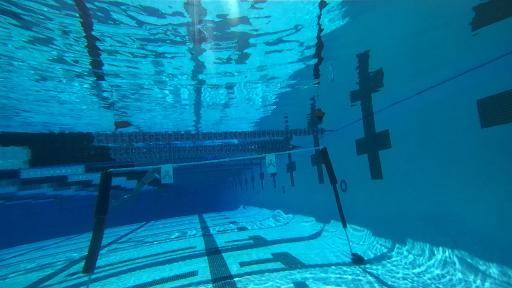
#> input picture vision/images/1.jpg, 512 x 288 px, found by its file name; its folder holds 4 pictures in this run
$ python image_resizer.py
#> lines starting #> are read from the running program, lines starting #| are printed output that depends on the picture
import cv2
import os

def resize_images_preserve_names(input_dir, output_dir, target_size=(640, 640)):
    """
    Resizes all images in input_dir and saves them to output_dir with original filenames
    Args:
        input_dir: Path to folder containing original images
        output_dir: Where to save resized images
        target_size: (width, height) tuple (default 640x640)
    """
#> called with input_dir = 'Insert_Data_Here/images', output_dir = 'Insert_Data_Here/resized_images', target_size = (640, 640)
    # Create output directory if it doesn't exist
    os.makedirs(output_dir, exist_ok=True)

    # Process all image files
    for filename in os.listdir(input_dir):
        # Check for image files
        if filename.lower().endswith(('.png', '.jpg', '.jpeg')):
            input_path = os.path.join(input_dir, filename)
            output_path = os.path.join(output_dir, filename)

            # Read, resize and save with original name
            img = cv2.imread(input_path)
#> img is the input picture: shape (288, 512, 3); mean B, G, R 160.3, 120.6, 7.9
            if img is not None:
                resized_img = cv2.resize(img, target_size)
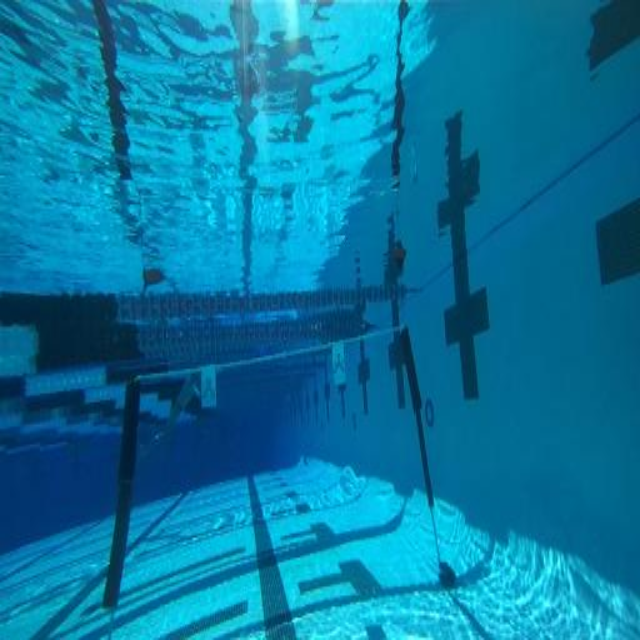
#> resized_img: shape (640, 640, 3); mean B, G, R 160.2, 120.5, 7.9
                cv2.imwrite(output_path, resized_img)
            else:
                print(f"Warning: Could not read {filename}")
#> pass 2 of the loop in resize_images_preserve_names, `for filename in os.listdir(input_dir):`:
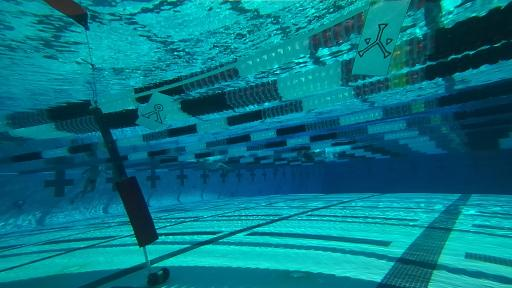
#> input picture vision/images/10.jpg, 512 x 288 px, found by its file name
#> in resize_images_preserve_names, img is the input picture: shape (288, 512, 3); mean B, G, R 133.6, 117.9, 7.1
#> in resize_images_preserve_names, `resized_img = cv2.resize(img, target_size)`:
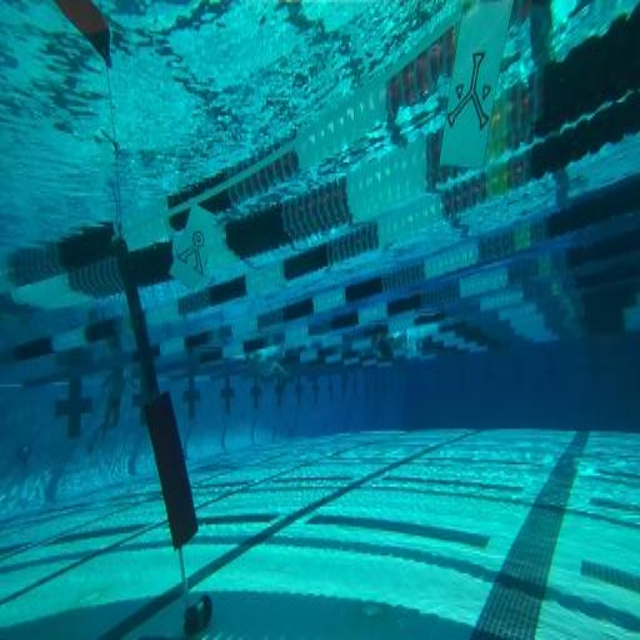
#> resized_img: shape (640, 640, 3); mean B, G, R 133.4, 117.7, 7
#> pass 3 of the loop in resize_images_preserve_names, `for filename in os.listdir(input_dir):`:
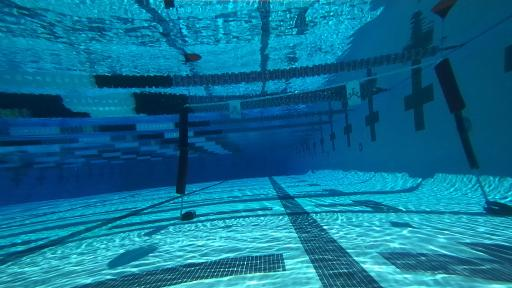
#> input picture vision/images/100.jpg, 512 x 288 px, found by its file name
#> in resize_images_preserve_names, img is the input picture: shape (288, 512, 3); mean B, G, R 149.3, 112.9, 14.3
#> in resize_images_preserve_names, `resized_img = cv2.resize(img, target_size)`:
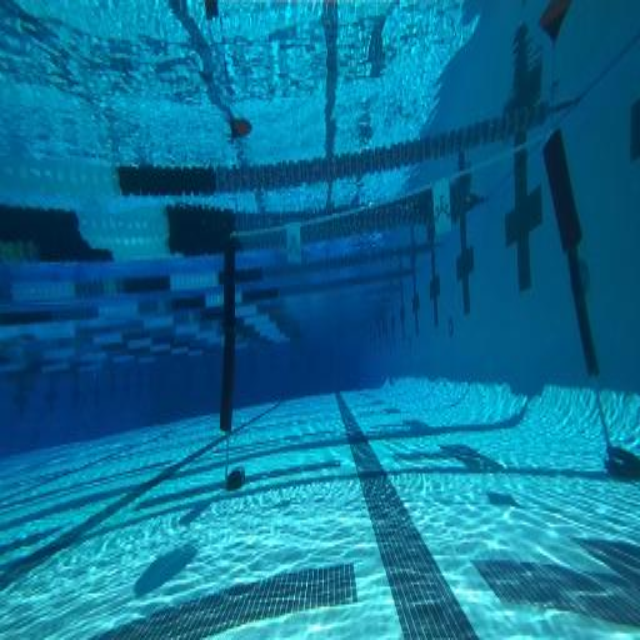
#> resized_img: shape (640, 640, 3); mean B, G, R 149.2, 112.8, 14.2
#> the loop made 4 passes; the first 3 are shown

def main():
    # Configuration
    INPUT_DIR = "Insert_Data_Here/images"  # Original images
    OUTPUT_DIR = "Insert_Data_Here/resized_images"          # Where to save resized versions

    # Resize all images while keeping names
    resize_images_preserve_names(INPUT_DIR, OUTPUT_DIR)

if __name__ == "__main__":
    main()
